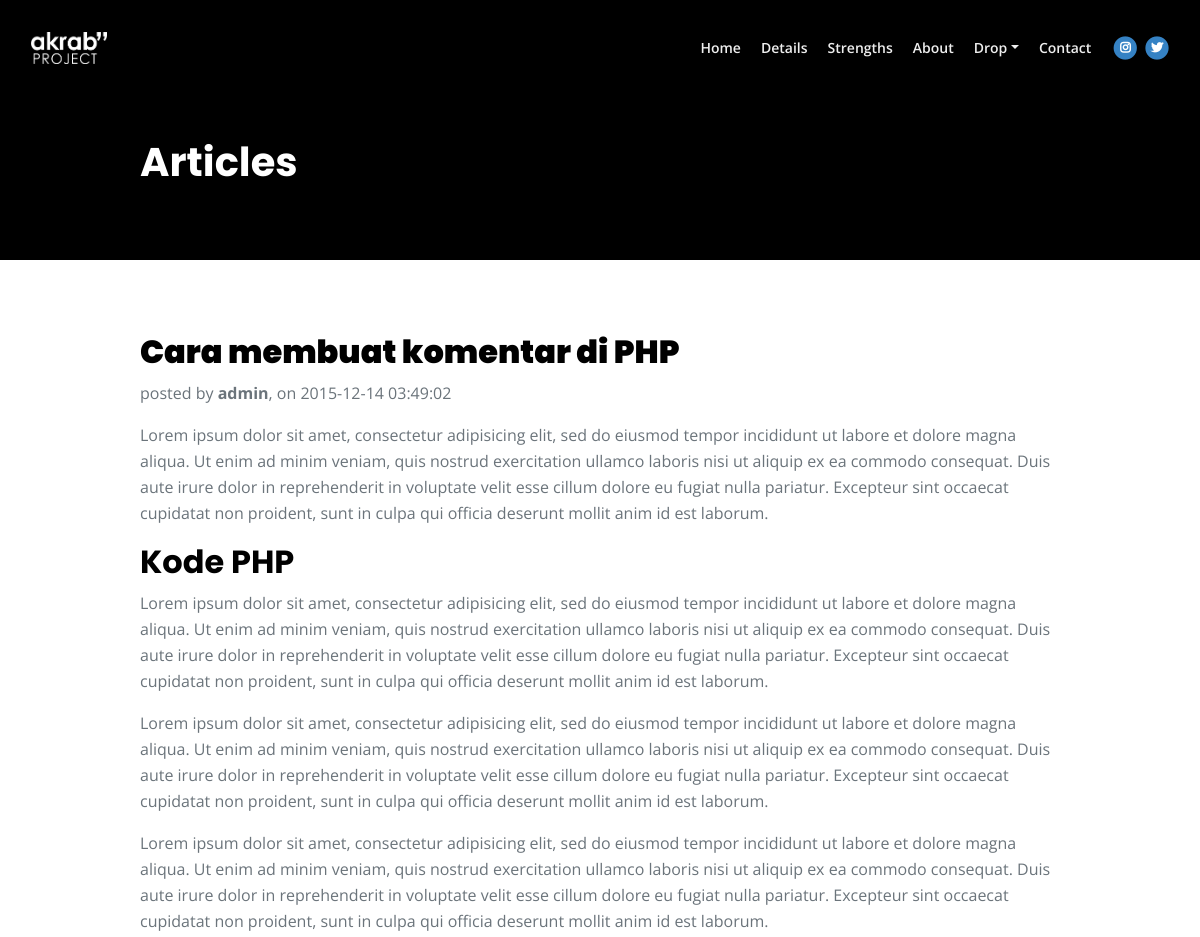
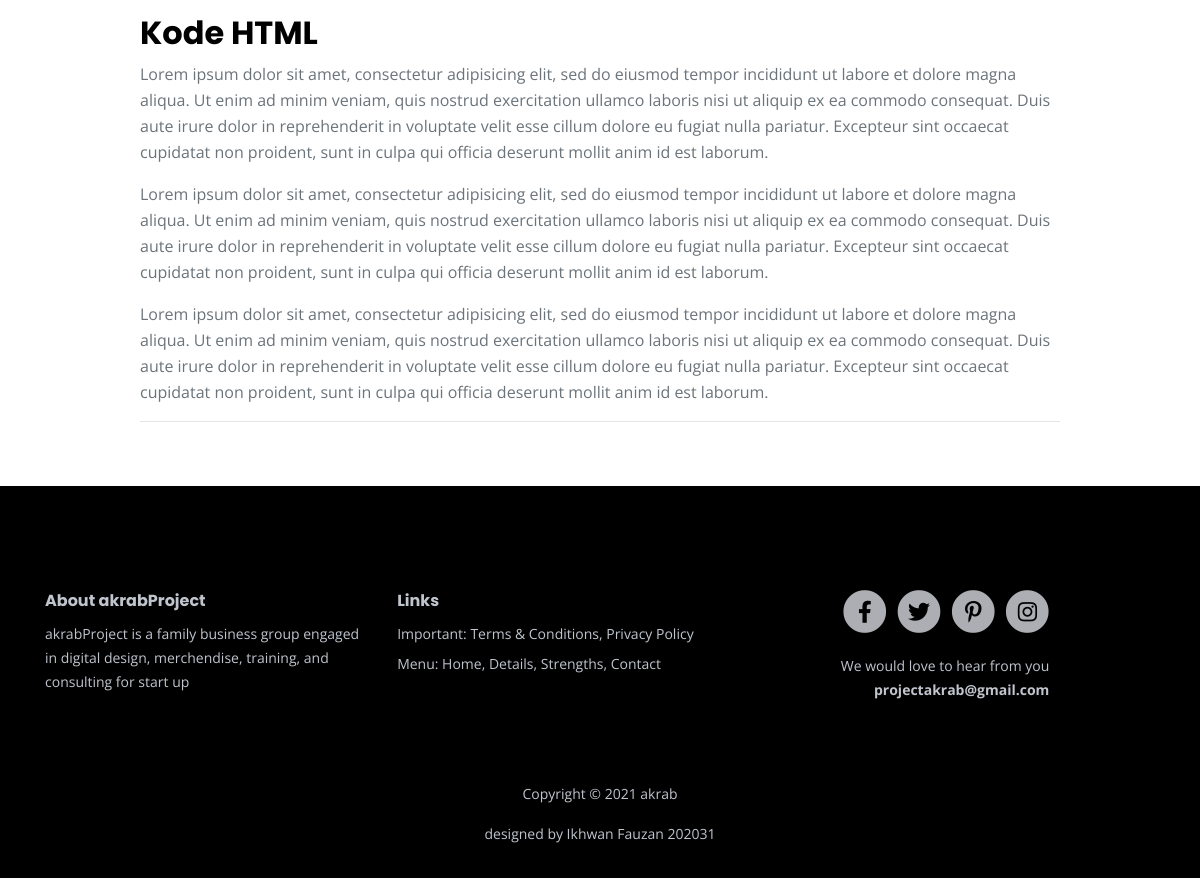
The app's page /post.php?id=4 with its own data (2 pictures, top to bottom).
### tables this page shows
CREATE TABLE `artikel` (
  `id` int(11) NOT NULL,
  `judul` varchar(255) NOT NULL,
  `isi` text NOT NULL,
  `tanggal` timestamp NOT NULL DEFAULT current_timestamp(),
  `penulis` varchar(128) NOT NULL
);

### post.php (the view, shortened to what this page needs)
<?php include ("connection.php"); ?>
<!DOCTYPE html>
<html lang="en">
<head>
    <?php
    include "header.php";?>
    <header class="ex-header">
        <div class="container">
            <div class="row">
                <div class="col-xl-10 offset-xl-1">
                    <h1>Articles</h1>
                </div>
            </div>
        </div>
    </header>
    <article>
    <div class="ex-basic-1 pt-4 mt-5 mb-5">
        <div class="container">
            <div class="row">
                <div class="col-xl-10 offset-xl-1">
                    <?php
                            if(isset($_GET['id']) && !empty($_GET['id'])){
                                $id = $_GET['id'];
                                $query = mysqli_query($koneksi, "SELECT * FROM artikel WHERE id='$id' ORDER BY tanggal DESC");
                                if(mysqli_num_rows($query) > 0 ){
                                    while($artikel = mysqli_fetch_array($query)){
                                        echo "<div class='text-container";
                                        echo "<div class='text-container artikel-kop'>";
                                        echo "<h2><b>".$artikel['judul']."</b></h2>";
                                        echo "<p class='artikel-tanggal'>posted by <b>".$artikel['penulis']."</b>, on ".$artikel['tanggal']."</p>";
                                        echo "</div>";
                                        echo "<div class='artikel-isi'>";
                                        echo $artikel['isi'];
                                        echo "</div><hr/>";
                                    }
                                } else {
                                    include("404.php");
                                }
                            } else {
                                include("404.php");
                            }
                        ?>
                </div>
            </div>
        </div>
    </div>
    </article>
    <?php
    include "footer.php";?>

### records on screen
artikel: judul "Cara membuat komentar di PHP", penulis "admin", tanggal "2015-12-14 03:49:02", isi "Lorem ipsum dolor sit amet, consectetur adipisicing elit, sed do eiusmod tempor incididunt ut labore et dolore magna aliqua. Ut enim ad minim veniam, quis nostrud exercitation ullamco laboris nisi ut aliquip ex ea commodo consequat. Duis aute irure dolor in reprehenderit in voluptate velit esse cillum dolore eu fugiat nulla pariatur. Excepteur sint occaecat cupidatat non proident, sunt in culpa qui officia deserunt mollit anim id est laborum. Kode PHP Lorem ipsum dolor sit amet, consectetur adipisicing elit, sed do eiusmod tempor incididunt ut labore et dolore magna aliqua. Ut enim ad minim veniam, quis nostrud exercitation ullamco laboris nisi ut aliquip ex ea commodo consequat. Duis aute…"

### other values on screen
Date("Y") "2021"
